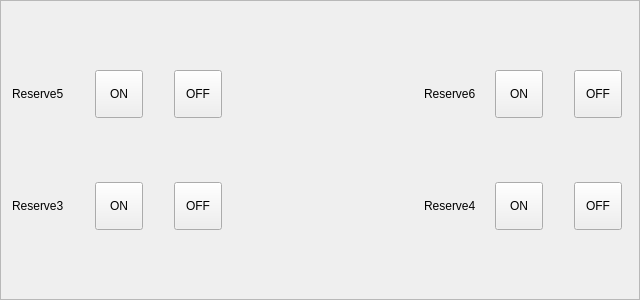
<?xml version="1.0" encoding="UTF-8"?>
<ui version="4.0">
 <class>HCManualSockerFrame</class>
 <widget class="QFrame" name="HCManualSockerFrame">
  <property name="geometry">
   <rect>
    <x>0</x>
    <y>0</y>
    <width>640</width>
    <height>300</height>
   </rect>
  </property>
  <property name="windowTitle">
   <string>Frame</string>
  </property>
  <property name="frameShape">
   <enum>QFrame::StyledPanel</enum>
  </property>
  <property name="frameShadow">
   <enum>QFrame::Raised</enum>
  </property>
  <layout class="QGridLayout" name="gridLayout">
   <item row="0" column="14">
    <widget class="QLabel" name="reserve6InLabel">
     <property name="sizePolicy">
      <sizepolicy hsizetype="Fixed" vsizetype="Fixed">
       <horstretch>0</horstretch>
       <verstretch>0</verstretch>
      </sizepolicy>
     </property>
     <property name="text">
      <string/>
     </property>
     <property name="pixmap">
      <pixmap resource="../custom_widgets/iciomonitor/iciomonitor.qrc">:/resource/ledgray(16).png</pixmap>
     </property>
    </widget>
   </item>
   <item row="1" column="9">
    <widget class="QLabel" name="reserve3StatusLabel">
     <property name="sizePolicy">
      <sizepolicy hsizetype="Fixed" vsizetype="Fixed">
       <horstretch>0</horstretch>
       <verstretch>0</verstretch>
      </sizepolicy>
     </property>
     <property name="text">
      <string/>
     </property>
     <property name="pixmap">
      <pixmap resource="../custom_widgets/iciomonitor/iciomonitor.qrc">:/resource/ledgray(16).png</pixmap>
     </property>
    </widget>
   </item>
   <item row="0" column="10" colspan="2">
    <widget class="QToolButton" name="disconnectReserve5ToolButton">
     <property name="sizePolicy">
      <sizepolicy hsizetype="Preferred" vsizetype="Preferred">
       <horstretch>0</horstretch>
       <verstretch>0</verstretch>
      </sizepolicy>
     </property>
     <property name="minimumSize">
      <size>
       <width>48</width>
       <height>48</height>
      </size>
     </property>
     <property name="maximumSize">
      <size>
       <width>48</width>
       <height>48</height>
      </size>
     </property>
     <property name="text">
      <string>OFF</string>
     </property>
    </widget>
   </item>
   <item row="1" column="0">
    <widget class="QLabel" name="label_4">
     <property name="text">
      <string>Reserve3</string>
     </property>
    </widget>
   </item>
   <item row="1" column="14">
    <widget class="QLabel" name="reserve4InLabel">
     <property name="sizePolicy">
      <sizepolicy hsizetype="Fixed" vsizetype="Fixed">
       <horstretch>0</horstretch>
       <verstretch>0</verstretch>
      </sizepolicy>
     </property>
     <property name="text">
      <string/>
     </property>
     <property name="pixmap">
      <pixmap resource="../custom_widgets/iciomonitor/iciomonitor.qrc">:/resource/ledgray(16).png</pixmap>
     </property>
    </widget>
   </item>
   <item row="1" column="17">
    <widget class="QLabel" name="reserve4StatusLabel">
     <property name="sizePolicy">
      <sizepolicy hsizetype="Fixed" vsizetype="Fixed">
       <horstretch>0</horstretch>
       <verstretch>0</verstretch>
      </sizepolicy>
     </property>
     <property name="text">
      <string/>
     </property>
     <property name="pixmap">
      <pixmap resource="../custom_widgets/iciomonitor/iciomonitor.qrc">:/resource/ledgray(16).png</pixmap>
     </property>
    </widget>
   </item>
   <item row="0" column="0" colspan="3">
    <widget class="QLabel" name="label">
     <property name="text">
      <string>Reserve5</string>
     </property>
    </widget>
   </item>
   <item row="1" column="10">
    <widget class="QToolButton" name="disconnectReserve3ToolButton">
     <property name="sizePolicy">
      <sizepolicy hsizetype="Preferred" vsizetype="Preferred">
       <horstretch>0</horstretch>
       <verstretch>0</verstretch>
      </sizepolicy>
     </property>
     <property name="minimumSize">
      <size>
       <width>48</width>
       <height>48</height>
      </size>
     </property>
     <property name="maximumSize">
      <size>
       <width>48</width>
       <height>48</height>
      </size>
     </property>
     <property name="text">
      <string>OFF</string>
     </property>
    </widget>
   </item>
   <item row="1" column="13">
    <widget class="QLabel" name="label_3">
     <property name="text">
      <string>Reserve4</string>
     </property>
    </widget>
   </item>
   <item row="0" column="9">
    <widget class="QLabel" name="reserve5StatusLabel">
     <property name="sizePolicy">
      <sizepolicy hsizetype="Fixed" vsizetype="Fixed">
       <horstretch>0</horstretch>
       <verstretch>0</verstretch>
      </sizepolicy>
     </property>
     <property name="text">
      <string/>
     </property>
     <property name="pixmap">
      <pixmap resource="../custom_widgets/iciomonitor/iciomonitor.qrc">:/resource/ledgray(16).png</pixmap>
     </property>
    </widget>
   </item>
   <item row="1" column="6">
    <widget class="QToolButton" name="connectReserve3ToolButton">
     <property name="sizePolicy">
      <sizepolicy hsizetype="Preferred" vsizetype="Preferred">
       <horstretch>0</horstretch>
       <verstretch>0</verstretch>
      </sizepolicy>
     </property>
     <property name="minimumSize">
      <size>
       <width>48</width>
       <height>48</height>
      </size>
     </property>
     <property name="maximumSize">
      <size>
       <width>48</width>
       <height>48</height>
      </size>
     </property>
     <property name="text">
      <string>ON</string>
     </property>
    </widget>
   </item>
   <item row="0" column="19" colspan="2">
    <widget class="QToolButton" name="disconnectReserve6ToolButton">
     <property name="sizePolicy">
      <sizepolicy hsizetype="Preferred" vsizetype="Preferred">
       <horstretch>0</horstretch>
       <verstretch>0</verstretch>
      </sizepolicy>
     </property>
     <property name="minimumSize">
      <size>
       <width>48</width>
       <height>48</height>
      </size>
     </property>
     <property name="maximumSize">
      <size>
       <width>48</width>
       <height>48</height>
      </size>
     </property>
     <property name="text">
      <string>OFF</string>
     </property>
    </widget>
   </item>
   <item row="0" column="6" colspan="3">
    <widget class="QToolButton" name="connectReserve5ToolButton">
     <property name="sizePolicy">
      <sizepolicy hsizetype="Preferred" vsizetype="Preferred">
       <horstretch>0</horstretch>
       <verstretch>0</verstretch>
      </sizepolicy>
     </property>
     <property name="minimumSize">
      <size>
       <width>48</width>
       <height>48</height>
      </size>
     </property>
     <property name="maximumSize">
      <size>
       <width>48</width>
       <height>48</height>
      </size>
     </property>
     <property name="text">
      <string>ON</string>
     </property>
    </widget>
   </item>
   <item row="1" column="15">
    <widget class="QToolButton" name="connectReserve4ToolButton">
     <property name="sizePolicy">
      <sizepolicy hsizetype="Preferred" vsizetype="Preferred">
       <horstretch>0</horstretch>
       <verstretch>0</verstretch>
      </sizepolicy>
     </property>
     <property name="minimumSize">
      <size>
       <width>48</width>
       <height>48</height>
      </size>
     </property>
     <property name="maximumSize">
      <size>
       <width>48</width>
       <height>48</height>
      </size>
     </property>
     <property name="text">
      <string>ON</string>
     </property>
    </widget>
   </item>
   <item row="0" column="13">
    <widget class="QLabel" name="label_5">
     <property name="text">
      <string>Reserve6</string>
     </property>
    </widget>
   </item>
   <item row="1" column="3">
    <widget class="QLabel" name="reserve3InLabel">
     <property name="sizePolicy">
      <sizepolicy hsizetype="Fixed" vsizetype="Fixed">
       <horstretch>0</horstretch>
       <verstretch>0</verstretch>
      </sizepolicy>
     </property>
     <property name="text">
      <string/>
     </property>
     <property name="pixmap">
      <pixmap resource="../custom_widgets/iciomonitor/iciomonitor.qrc">:/resource/ledgray(16).png</pixmap>
     </property>
    </widget>
   </item>
   <item row="0" column="15" colspan="2">
    <widget class="QToolButton" name="connectReserve6ToolButton">
     <property name="sizePolicy">
      <sizepolicy hsizetype="Preferred" vsizetype="Preferred">
       <horstretch>0</horstretch>
       <verstretch>0</verstretch>
      </sizepolicy>
     </property>
     <property name="minimumSize">
      <size>
       <width>48</width>
       <height>48</height>
      </size>
     </property>
     <property name="maximumSize">
      <size>
       <width>48</width>
       <height>48</height>
      </size>
     </property>
     <property name="text">
      <string>ON</string>
     </property>
    </widget>
   </item>
   <item row="1" column="19">
    <widget class="QToolButton" name="disconnectReserve4ToolButton">
     <property name="sizePolicy">
      <sizepolicy hsizetype="Preferred" vsizetype="Preferred">
       <horstretch>0</horstretch>
       <verstretch>0</verstretch>
      </sizepolicy>
     </property>
     <property name="minimumSize">
      <size>
       <width>48</width>
       <height>48</height>
      </size>
     </property>
     <property name="maximumSize">
      <size>
       <width>48</width>
       <height>48</height>
      </size>
     </property>
     <property name="text">
      <string>OFF</string>
     </property>
    </widget>
   </item>
   <item row="0" column="3">
    <widget class="QLabel" name="reserve5InLabel">
     <property name="sizePolicy">
      <sizepolicy hsizetype="Fixed" vsizetype="Fixed">
       <horstretch>0</horstretch>
       <verstretch>0</verstretch>
      </sizepolicy>
     </property>
     <property name="text">
      <string/>
     </property>
     <property name="pixmap">
      <pixmap resource="../custom_widgets/iciomonitor/iciomonitor.qrc">:/resource/ledgray(16).png</pixmap>
     </property>
    </widget>
   </item>
   <item row="0" column="17" colspan="2">
    <widget class="QLabel" name="reserve6StatusLabel">
     <property name="sizePolicy">
      <sizepolicy hsizetype="Fixed" vsizetype="Fixed">
       <horstretch>0</horstretch>
       <verstretch>0</verstretch>
      </sizepolicy>
     </property>
     <property name="text">
      <string/>
     </property>
     <property name="pixmap">
      <pixmap resource="../custom_widgets/iciomonitor/iciomonitor.qrc">:/resource/ledgray(16).png</pixmap>
     </property>
    </widget>
   </item>
   <item row="0" column="12">
    <spacer name="horizontalSpacer">
     <property name="orientation">
      <enum>Qt::Horizontal</enum>
     </property>
     <property name="sizeHint" stdset="0">
      <size>
       <width>40</width>
       <height>20</height>
      </size>
     </property>
    </spacer>
   </item>
  </layout>
 </widget>
 <resources>
  <include location="../custom_widgets/iciomonitor/iciomonitor.qrc"/>
 </resources>
 <connections/>
</ui>
